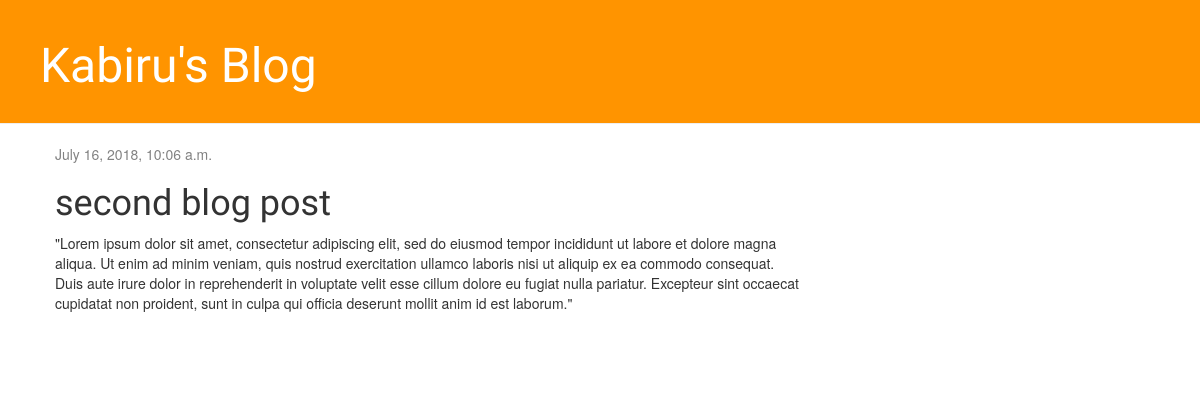
The app's page /post/2/ with its own data.
### blog/models.py (models this page shows, shortened)
class Post(models.Model):
    author = models.ForeignKey('auth.user', on_delete=models.CASCADE)
    title = models.CharField(max_length=200)
    text = models.TextField()
    created_date = models.DateTimeField(default=timezone.now)
    published_date = models.DateTimeField(blank=True, null=True)

### blog/views.py (the view)
# urls.py: url(r'^post/(?P<pk>\d+)/$',	views.post_detail,	name='post_detail'),
def	post_detail(request, pk):
	post = get_object_or_404(Post, pk=pk)
	return	render(request,	'blog/post_detail.html', {'post': post})

### blog/templates/blog/post_detail.html (shortened to what this page needs)
{% extends 'blog/base.html' %} {% block content %}
<div class="post">
    {% if post.published_date %}
    <div class="date">
        {{ post.published_date }}
    </div>
    {% endif %}
    <h1>{{ post.title }}</h1>
    <p>{{ post.text|linebreaksbr }}</p>
</div>
{% endblock %}

### blog/static/css/blog.css (style rules this page uses)
h1, h2, h3, h4 { font-family: 'Lobster', cursive; }
.date { color: #828282; }
.post { margin-bottom: 70px; }

### records on screen
Post: published_date "July 16, 2018, 10:06 a.m.", title "second blog post", text "\"Lorem ipsum dolor sit amet, consectetur adipiscing elit, sed do eiusmod tempor incididunt ut labore et dolore magna aliqua. Ut enim ad minim veniam, quis nostrud exercitation ullamco laboris nisi ut aliquip ex ea commodo consequat. Duis aute irure dolor in reprehenderit in voluptate velit esse cillum dolore eu fugiat nulla pariatur. Excepteur sint occaecat cupidatat non proident, sunt in culpa qui officia deserunt mollit anim id est laborum.\""
